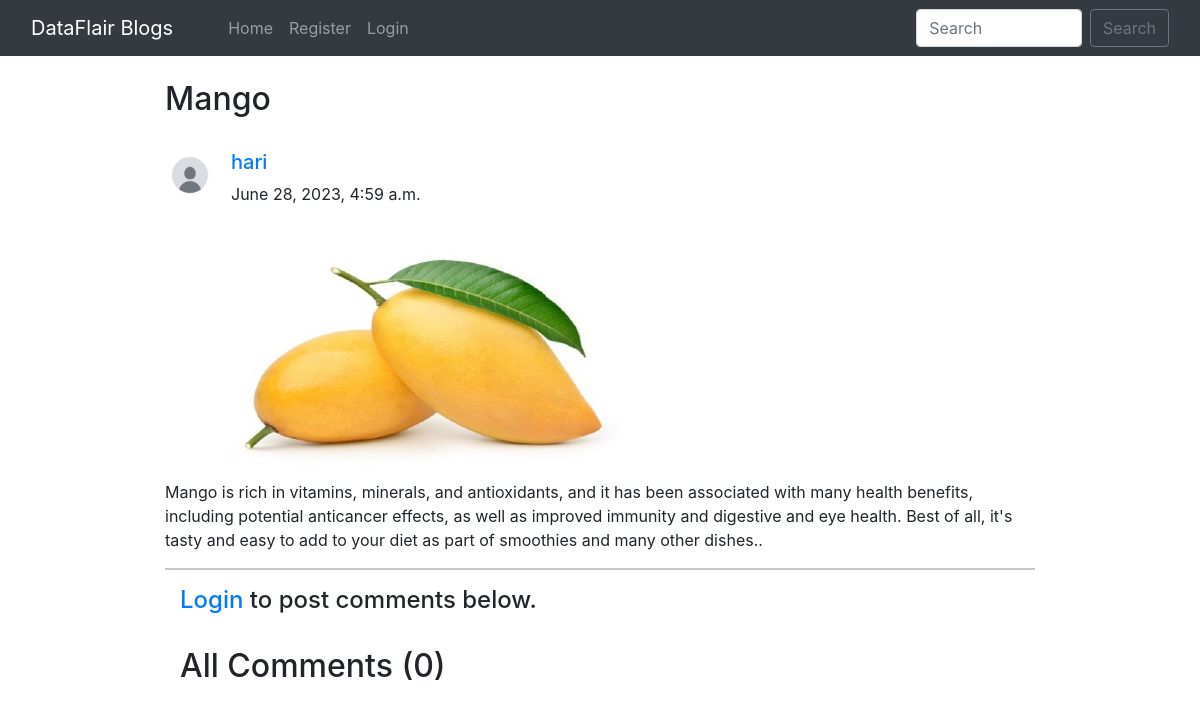
/blog/mangos/, run on the app's committed database.
### app/models.py (models this page shows, shortened)
class BlogPost(models.Model):
    title=models.CharField(max_length=255)
    author= models.ForeignKey(User, on_delete=models.CASCADE)
    slug=models.CharField(max_length=130,unique=True)
    content=models.TextField()
    image = models.ImageField(upload_to="profile_pics/", blank=True, null=True)
    dateTime=models.DateTimeField(auto_now_add=True)

class Profile(models.Model):
    user = models.OneToOneField(User, on_delete=models.CASCADE, blank=True, null=True)
    image = models.ImageField(upload_to="profile_pics", blank=True, null=True)
    bio = models.TextField(blank=True, null=True)
    phone_no = models.IntegerField(blank=True, null=True)
    facebook = models.CharField(max_length=300, blank=True, null=True)
    instagram = models.CharField(max_length=300, blank=True, null=True)
    linkedin = models.CharField(max_length=300, blank=True, null=True)

### app/views.py (the view)
# urls.py: path("blog/<str:slug>/", views.blogs_comments, name="blogs_comments"),
def blogs_comments(request, slug):
    post = BlogPost.objects.filter(slug=slug).first()
    comments = Comment.objects.filter(blog=post)
    if request.method=="POST":
        user = request.user
        content = request.POST.get('content','')
        blog_id =request.POST.get('blog_id','')
        comment = Comment(user = user, content = content, blog=post)
        comment.save()
    return render(request, "blog_comments.html", {'post':post, 'comments':comments})

### app/templates/blog_comments.html (shortened to what this page needs)
{% extends 'base.html' %}
{% block body %}
{% load humanize %}
<div class="container w-75 my-4">
      <h2 class="blog-post-title">{{post.title}}</h2>
      <br>
      <div class="media">
            {% if post.author.profile.image %}
            <img class="mr-3 rounded-circle" src="{{post.author.profile.image.url}}" width="50px" height="50px"
                  alt="image">
            {% endif %}
            <div class="media-body">
                  <h5 class="mt-0"><a href="/user_profile/{{post.author.id}}/">{{post.author}}
                        </a></h5>
                  {{post.dateTime}}
            </div>
      </div>
      <br>
      <img src="/media/{{post.image}}" alt="" height="250px" width="500px">
      <br>
      <p>{{post.content}}.</p>
      <hr>
      {% if user.is_authenticated %}
      <div class="container">
            <h2>Add Comments Here</h2>
            <form action="/blog/{{post.slug}}/" method="POST"> {% csrf_token %}
                  <div class="form-floating">
                        <textarea class="form-control" placeholder="Leave a comment here" id="floatingTextarea2"
                              style="height: 100px" id="content" name="content"></textarea>
                        <label for="floatingTextarea2">Leave a comment here.</label>
                        <br>
                        <button type="submit" class="btn btn-primary">Comment</button>
                  </div>
            </form>
            {% else %}
            <div class="container">
                  <h4><a href="/login/">Login</a> to post comments below.</h4>
                  {% endif %}
                  <br>
                  <h2>All Comments ({{comments.count}})</h2>
                  <br>
            </div>
      </div>
      {% endblock %}

### data on the page
BlogPost: title "Mango", author.profile.image (picture), author "hari", dateTime "June 28, 2023, 4:59 a.m.", image (picture), content "Mango is rich in vitamins, minerals, and antioxidants, and it has been associated with many health benefits, including potential anticancer effects, as well as improved immunity and digestive and eye health. Best of all, it's tasty and easy to add to your diet as part of smoothies and many other dishes."

### other printed values
{{ comments.count }} "0"
